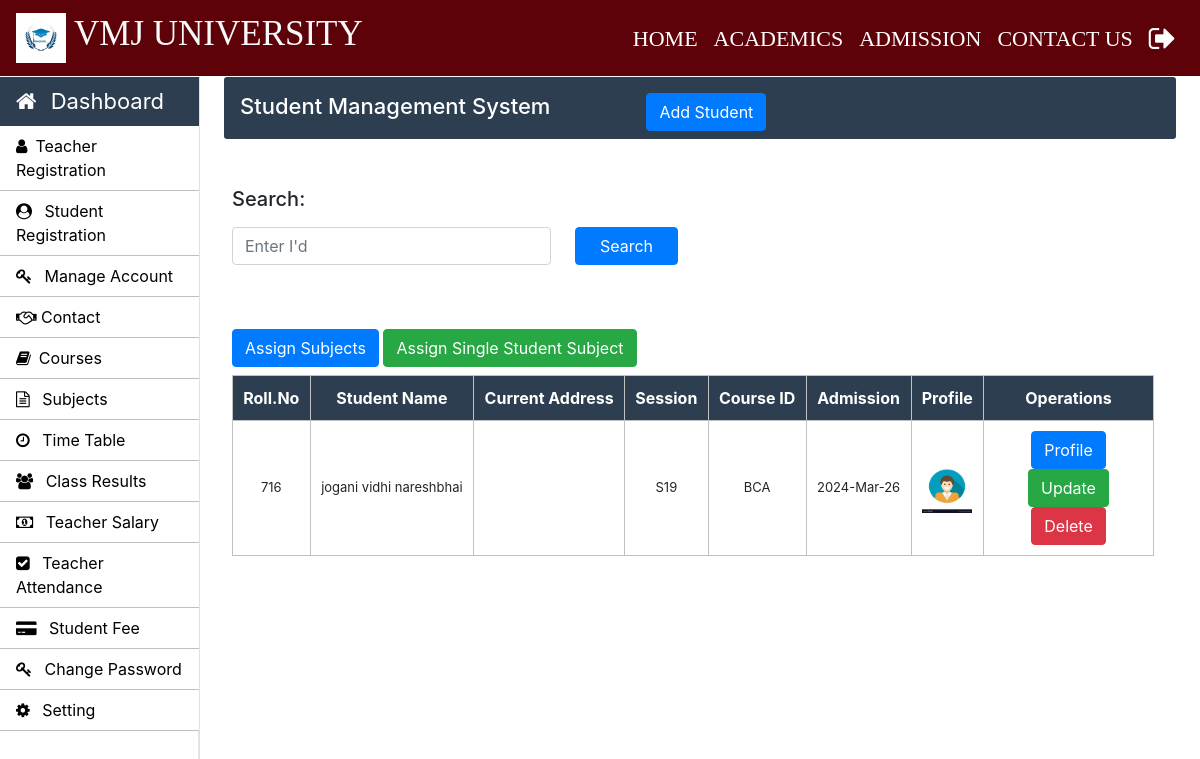
The app's page /admin/student.php (signed in) with its own data.
### tables this page shows
CREATE TABLE IF NOT EXISTS `student_info` (
  `roll_no` int NOT NULL,
  `first_name` varchar(30) NOT NULL DEFAULT 'N/A',
  `middle_name` varchar(30) NOT NULL DEFAULT 'N/A',
  `last_name` varchar(30) NOT NULL DEFAULT 'N/A',
  `father_name` varchar(30) NOT NULL DEFAULT 'N/A',
  `email` varchar(30) NOT NULL DEFAULT 'N/A',
  `mobile_no` varchar(11) NOT NULL DEFAULT 'N/A',
  `course_code` varchar(11) NOT NULL DEFAULT 'N/A',
  `session` varchar(10) NOT NULL DEFAULT 'N/A',
  `profile_image` varchar(100) NOT NULL DEFAULT 'N/A',
  `prospectus_issued` varchar(10) NOT NULL DEFAULT 'N/A',
  `prospectus_amount` varchar(10) NOT NULL DEFAULT 'N/A',
  `form_b` varchar(20) NOT NULL DEFAULT 'N/A',
  `applicant_status` varchar(20) NOT NULL DEFAULT 'N/A',
  `application_status` varchar(20) NOT NULL DEFAULT 'N/A',
  `cnic` varchar(15) NOT NULL DEFAULT 'N/A',
  `dob` varchar(10) NOT NULL DEFAULT 'N/A',
  `other_phone` varchar(11) NOT NULL DEFAULT 'N/A',
  `gender` varchar(10) NOT NULL DEFAULT 'N/A',
  `permanent_address` varchar(150) NOT NULL DEFAULT 'N/A',
  `current_address` varchar(150) NOT NULL DEFAULT 'N/A',
  `place_of_birth` varchar(150) NOT NULL DEFAULT 'N/A',
  `matric_complition_date` varchar(10) NOT NULL DEFAULT 'N/A',
  `matric_awarded_date` varchar(10) NOT NULL DEFAULT 'N/A',
  `matric_certificate` varchar(100) NOT NULL DEFAULT 'N/A',
  `fa_complition_date` varchar(10) NOT NULL DEFAULT 'N/A',
  `fa_awarded_date` varchar(10) NOT NULL DEFAULT 'N/A',
  `fa_certificate` varchar(100) NOT NULL DEFAULT 'N/A',
  `ba_complition_date` varchar(10) NOT NULL DEFAULT 'N/A',
  `ba_awarded_date` varchar(10) NOT NULL DEFAULT 'N/A',
  `ba_certificate` varchar(100) NOT NULL DEFAULT 'N/A',
  `semester` int NOT NULL,
  `total_marks` int NOT NULL,
  `obtain_marks` int NOT NULL,
  `state` varchar(20) NOT NULL DEFAULT 'N/A',
  `admission_date` timestamp NOT NULL DEFAULT CURRENT_TIMESTAMP,
  PRIMARY KEY (`roll_no`)
);

### admin/student.php (the view, shortened to what this page needs)
<!doctype html>
<html lang="en">
<head>
</head>
<body>
    <?php include('../common/common-header.php') ?>
    <?php include('../common/admin-sidebar.php') ?>
    <main role="main" class="col-xl-10 col-lg-9 col-md-8 ml-sm-auto px-md-4 w-100">
        <div class="sub-main">
            <div class="text-center d-flex flex-wrap flex-md-nowrap pt-3 pb-2 mb-3 text-white admin-dashboard pl-3">
                <div class="d-flex">
                    <h4 class="mr-5">Student Management System </h4>
                    <button type="button" class="btn btn-primary ml-5" data-toggle="modal"
                        data-target=".bd-example-modal-lg">Add Student</button>
                </div>
            </div>
            <div class="col-md-2 pt-3 w-100">
            </div>
        </div>
        <div class="row w-100">
            <div class="col-md-12 ml-2">
                <section class="mt-3">
                    <div class="row">
                        <div class="col-md-6">
                            <form action="search_student.php" method="post">
                                <div class="form-group">
                                    <label for="exampleInputPassword1">
                                        <h5>Search:</h5>
                                    </label>
                                    <div class="d-flex">
                                        <input type="text" name="search" id="search" class="form form-control"
                                            placeholder="Enter I'd">
                                        <input class="btn btn-primary px-4 ml-4" type="submit" name="btnSearch"
                                            value="Search">
                                    </div>
                                </div>
                            </form>
                        </div>
                        <div class="col-md-12 pt-5 mb-2">
                            <button type="button" class="btn btn-primary ml-auto" data-toggle="modal"
                                data-target=".bd-example-modal-lg1">Assign Subjects</button>
                            <a class="btn btn-success" href="asign-single-student-subjects.php"> Assign Single
                                Student Subject</a>
                        </div>
                    </div>
                    <table class="w-100 table-elements mb-5 table-three-tr text-center" cellpadding="10">
                        <tr class="table-tr-head table-three text-white">
                            <th>Roll.No</th>
                            <th>Student Name</th>
                            <th>Current Address</th>
                            <th>Session</th>
                            <th>Course ID</th>
                            <th>Admission</th>
                            <th>Profile</th>
                            <th colspan="1">Operations</th>
                        </tr>
                        <?php
								$query="select first_name,middle_name,admission_date,last_name,current_address,session,roll_no,profile_image,course_code from student_info";
								$run=mysqli_query($con,$query);
								while($row=mysqli_fetch_array($run)) {?>
                        <tr>
                            <td><?php echo $row["roll_no"] ?></td>
                            <td><?php echo $row["first_name"]." ".$row["middle_name"]." ".$row["last_name"] ?></td>
                            <td><?php echo $row["current_address"] ?></td>
                            <td><?php echo $row["session"] ?></td>
                            <td><?php echo $row["course_code"] ?></td>
                            <td><?php echo date("Y-M-d",strtotime($row["admission_date"])); ?></td>
                            <td><?php  $profile_image= $row["profile_image"] ?>
                                <img height='50px' width='50px' src=<?php echo "images/$profile_image"  ?>>
                            </td>
                            <td width='170'>
                            <?php
    echo "<a class='btn btn-primary' href='display-student.php?roll_no=".$row['roll_no']."'>Profile</a>
          <a class='btn btn-success' href='update-student.php?roll_no=".$row['roll_no']."'>Update</a>
          <a class='btn btn-danger' href='delete-function.php?roll_no=".$row['roll_no']."'>Delete</a>";
?>
                            </td>
                        </tr>
                        <?php }
								?>
                    </table>
                </section>
            </div>
        </div>
    </main>
</body>
</html>

### css/style.css (style rules this page uses)
h4 { font-size: 22px; }
.admin-dashboard { margin-top: 1px !important; background: #2c3e50 !important; border-radius: 3px; }
.table-elements tr, td, th { font-size: 13px; border: 1px solid rgb(194, 193, 193); padding-left: 10px !important; }
.table-three { background: #2c3e50 !important; }
.table-tr-head { height: 45px !important; padding: 10px !important; margin-top: 5px !important; }
.table-font-for-transcript td, th { font-size: 16px !important; }

### records on screen
student_info: roll_no "716", first_name "jogani", middle_name "vidhi", last_name "nareshbhai", session "S19", course_code "BCA", admission_date "2024-Mar-26", profile_image (picture)

### other values on screen
getUniversityName('University_name') "VMJ UNIVERSITY"
